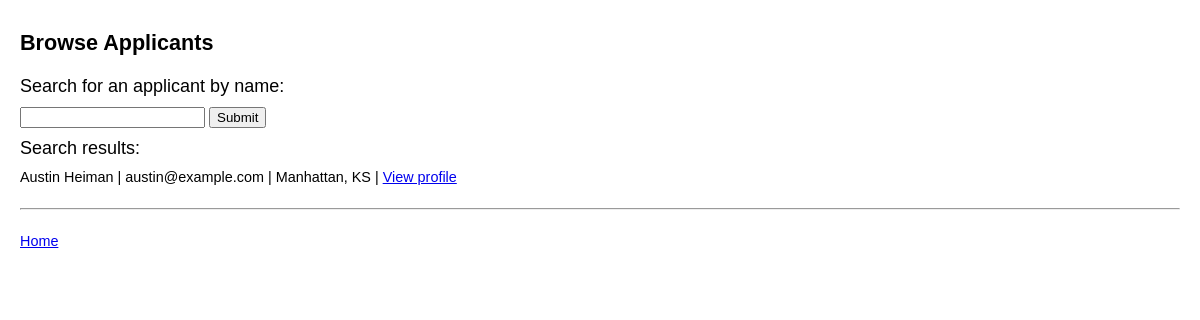
/web/assoc/browse_applicants.php?applicant_name=Heiman (signed in), run on the app's committed database.
### tables this page shows
create table applicants
(
applicant_email varchar(255) not null,
password varchar(255) not null,
firstname varchar(255) not null,
lastname varchar(255) not null,
city varchar(255) not null,
state char(2) not null,
phone varchar(255) not null,
primary key (applicant_email)
);

### web/assoc/browse_applicants.php (the view, shortened to what this page needs)
<?php
include '../resources/db_connect.php';
function test_input($data) {
  $data = trim($data);
  $data = stripslashes($data);
  $data = htmlspecialchars($data);
  return $data;
}
?>
<!doctype html>
<html>
<link rel="stylesheet" type="text/css" href="../resources/style.css">
</head>
<body>
<div id='page_title'>
Browse Applicants
</div>
<div id='content'>
<div class='section_head'>Search for an applicant by name: </div>
<form method='get' name='name_form' action='<?php echo htmlspecialchars($_SERVER['PHP_SELF']);?>'>
<input type='text' name='applicant_name' id='applicant_name' required autofocus >
<input type='submit'>
</form>
<?php
if (isset($_GET['applicant_name'])) {
  $applicant_name = test_input($_GET['applicant_name']);
  $sql = "select applicant_email , firstname , lastname , city , state from applicants
  where lastname = '$applicant_name'
  or firstname = '$applicant_name'
  or CONCAT(firstname, ' ', lastname) = '$applicant_name'";
  $result = mysqli_query($con , $sql);
  if ($result->num_rows == 0) {
    echo "<div class='section_head'>No applicants found in search.</div>";
  } else {
    echo "<div class='section_head'>Search results:</div>";
    while($row = mysqli_fetch_array($result)) {
      $applicant_email = $row['applicant_email'];
      $firstname = $row['firstname'];
      $lastname = $row['lastname'];
      $city = $row['city'];
      $state = $row['state'];
      echo "$firstname $lastname | $applicant_email | $city, $state |
      <a href='applicant_info.php?applicant_email=$applicant_email'>View profile</a><br>";
    }
  }
}
?>
<br><hr><br>
<a href='home.php'>Home</a>
</div>
</body>
</html>

### web/resources/style.css (style rules this page uses)
body { width: auto; margin: 0 auto; font-family: arial; font-size: .9em; padding-left: 20px; padding-right: 20px; }
#page_title { font-size: 150%; font-weight: bold; margin-top: 30px; margin-bottom: 20px; }
.section_head { margin-top: 10px; margin-bottom: 10px; font-size: 125%; }
#content { margin-top: 10px; }

### data on the page
applicants: firstname "Austin", lastname "Heiman", applicant_email "austin@example.com", city "Manhattan", state "KS"
